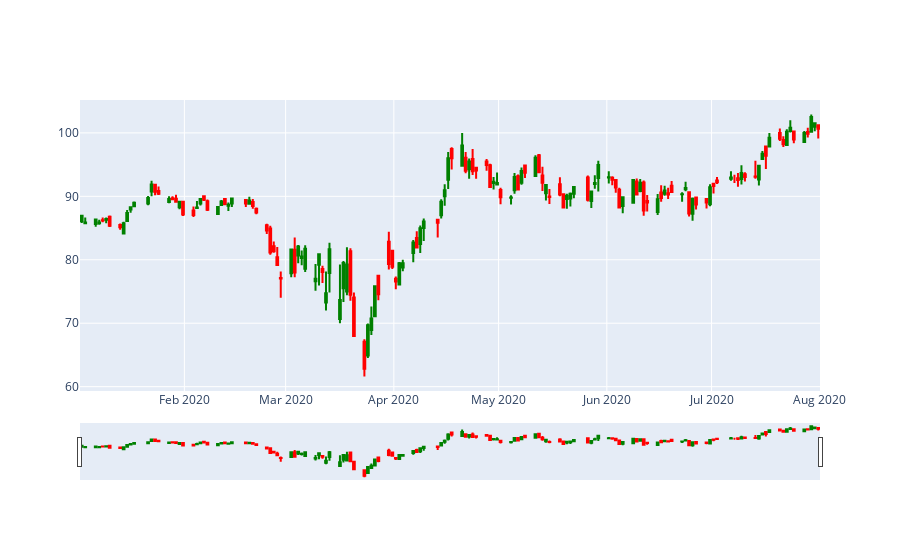

Notebook source saved alongside this figure:
### Code cell
figure = go.Figure(
    data = [
            go.Candlestick(
                x = ohlc.index,
                low = ohlc['low'],
                high = ohlc['high'],
                close = ohlc['close'],
                open = ohlc['open'],
                increasing_line_color = 'green',
                decreasing_line_color = 'red'
            )
    ]
)

figure.show()

### Figure 1 — Plotly figure (JSON) as saved in the notebook; plotly's stock layout.template omitted (floating-point values rounded to 4 significant figures; data arrays with more than 128 entries replaced by an {"elided": "..."} marker saying what was removed)
{"data": [{"close": {"elided": "147 float values"}, "decreasing": {"line": {"color": "red"}}, "high": {"elided": "147 float values"}, "increasing": {"line": {"color": "green"}}, "low": {"elided": "147 float values"}, "open": {"elided": "147 float values"}, "type": "candlestick", "x": {"elided": "147 str values"}}], "layout": {}}
